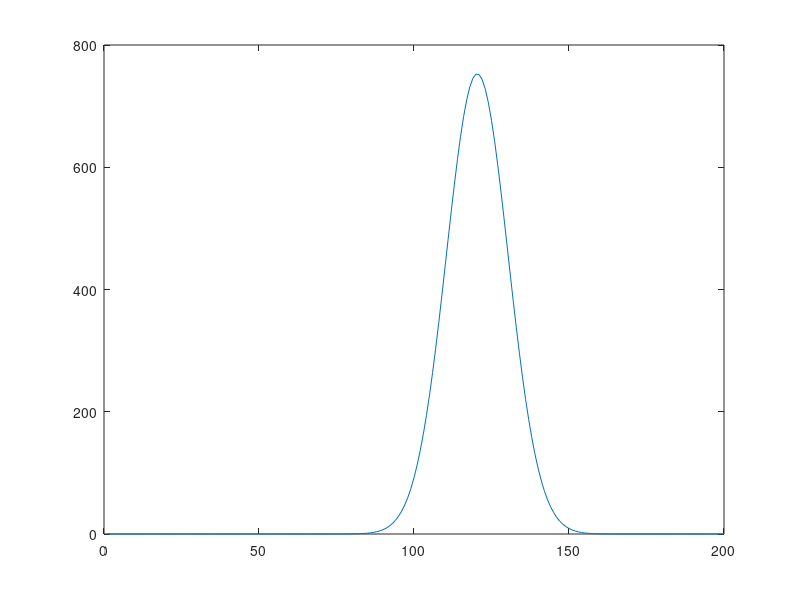
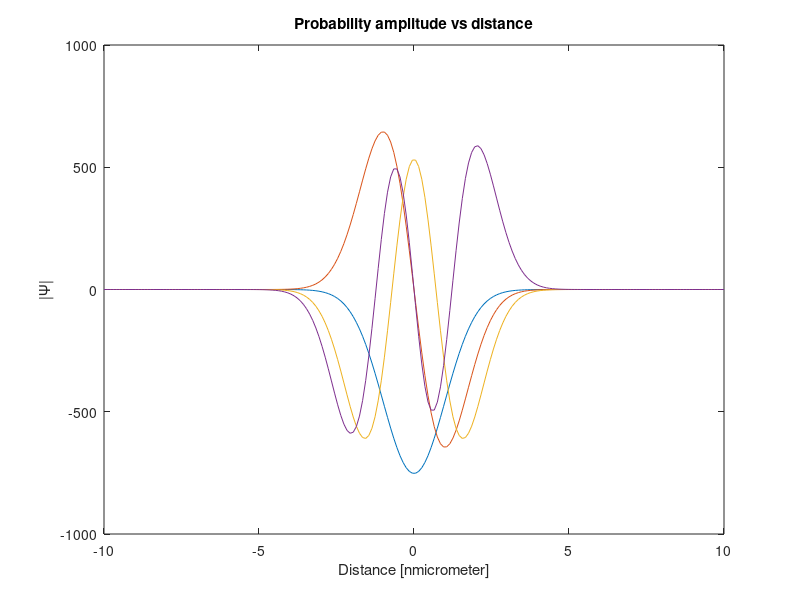
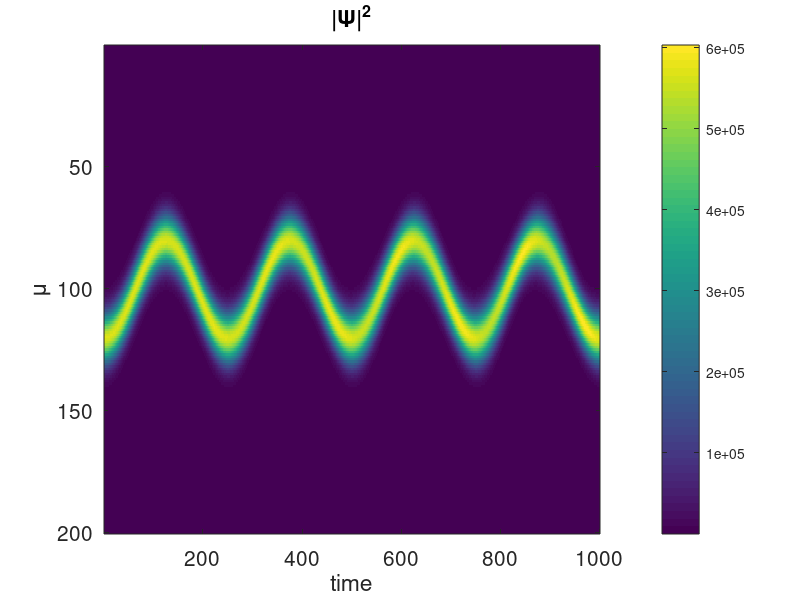
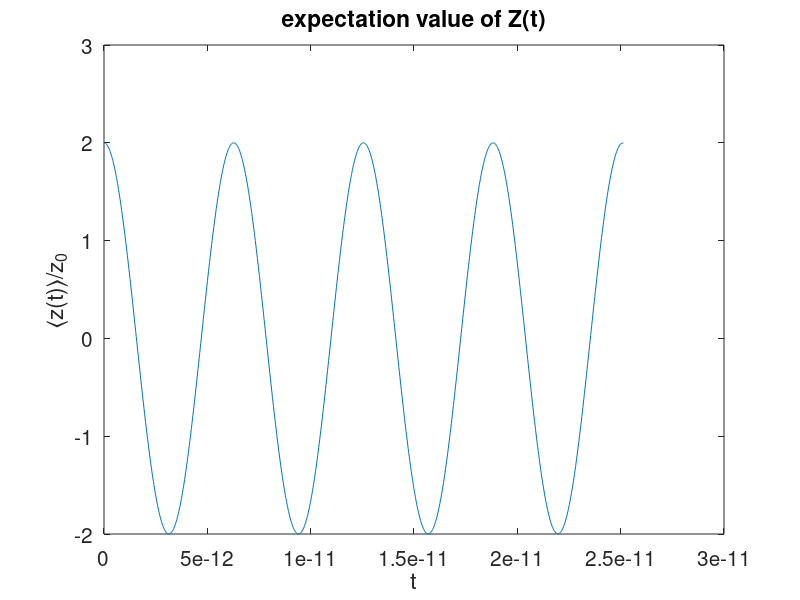

Recreate these plots in MATLAB, in order.
% part (a) of Anharmoni Oscillator
clc
clear all 
close all
%size of matrix
% Hamiltonian with eigen values
hbar=1; 
m=1; 
%size of matrix
N=200; 
% Maximum limit of potential zmax = 4*z_o
zmax=10e-6;
%Define axis of the potential in 1D
z=linspace(-zmax,zmax,N);
% Define Delta z
dz=2*zmax/N;
% Term other than potential in the hamiltonian
cz=hbar^2/(2*m*dz^2);
% wave length
omega=1e12;
% In the problem zo = hbar/(m*omega) = 1e-6 meter
zo = sqrt(hbar/(m*omega));
%Define Psi(0)
Psi0=exp(-((z-2*zo).^2)/(2*zo*zo));
%Finding normlization constant
SN= sum(conj(Psi0).*Psi0)*dz;
N0=1/sqrt(SN);
Psi0=N0*exp(-((z-2*zo).^2)/(2*zo*zo));
%Plot of Psi0
figure(1);
plot(Psi0);
%Harmonic Oscillator potential
V=(m/2*omega^2)*z.^2; 
%figure(1);
%plot(z*1e6,V)
%xlabel('Distance z [micrometer]'); ylabel('Potential V [eV]')
%title('Anharmonic Oscillator Potential')

%anharmonic Oscillator harmiltonian
H=cz*(diag(2*ones(N,1))+diag(-1*ones(N-1,1),1)+diag(-1*ones(N-1,1),-1))+diag(V);

%eigen value and eigenvector
[A,B]= eigs(H,N,'sm');
A=A./sqrt(dz);
%probability amplitude plot
figure(2)
plot(z*1e6, (A(:,1:4)))
xlabel('Distance [nmicrometer]'); ylabel('|\Psi|')
title('Probability amplitude vs distance')

% Coefficents of Eigen vectors for c_j = Sum over all z (dz * eigen vector * Psi0) 
c     = dz*A'*Psi0';
% time has 10000 points
nt    = 1000;
% maximum time
tmax  = 8*pi/omega;
% define a zero matrix
xar   = zeros(N,nt);
for it = 1:nt
    % Define time matrix, it goes from t=0 to t=1094
    t       = (it-1)*tmax/(nt-1);
    %define matrix tar for time
    tar(it) = t;
    Psit       = 0*Psi0;
    % vary diffent value of mu and calculate x(t)
    for mu = 1:N
        v   = A(1:N,mu);
        E  = B(mu,mu);
        % summ of all the eigen vectors evolving in time
        % time evolution of eigen vectors and summation of cofficent * time evolving eigen vactors 
        Psit   = Psit + c(mu)*exp(i*E*t/hbar)*v;
    end
    % xar is all the vectors from time [0,1094]
    xar(1:N,it) = Psit(1:N);
end
% |Psit|^2
Mp2= conj(xar).*xar;
% Plot of |Psit|^2
figure(3)
imagesc(Mp2)
colorbar
set(gca,'FontSize',15);
axis tight
xlabel('time');
ylabel('\mu');
title('|\Psi|^2');
% <z(t)/z0>
% Zt=<z(t)/z0> = Sum_mu [z(t)*|Psit|^2*dz]
Zt=z*Mp2*dz/zo;
%plot of Zt
figure(4)
plot(tar,Zt)
set(gca,'FontSize',15);
xlabel('t');
ylabel('\langlez(t)\rangle/z_0');
title('expectation value of Z(t)');










